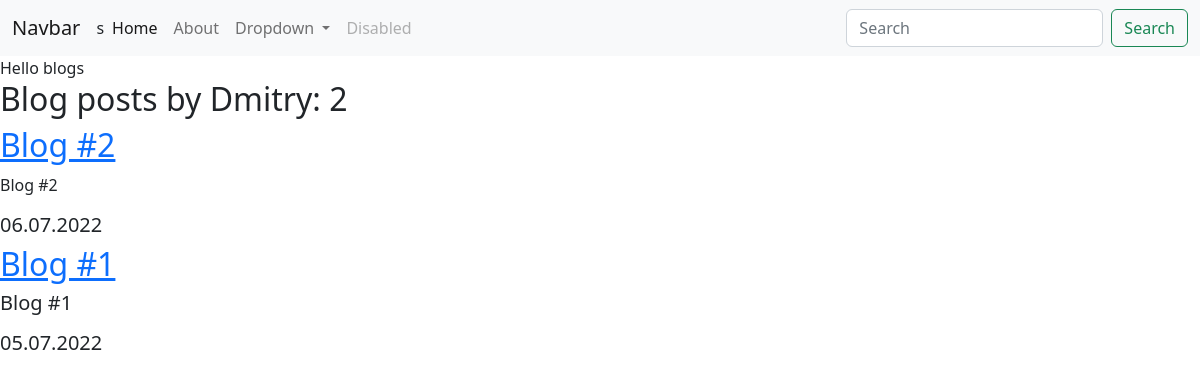
Screenshot of /blog/ with the database file from the repository.
### blog/models.py (models this page shows, shortened)
class Blog(models.Model):
    title = models.TextField(max_length=200)
    description = models.TextField()
    date = models.DateField()

### blog/views.py (the view)
# urls.py: path('', views.all_blogs, name='all_blogs'),
def all_blogs(request):
    blogs = Blog.objects.order_by('-date')[:10]
    return render(request, 'blog/all_blogs.html', {'blogs': blogs})

### blog/templates/blog/all_blogs.html
{% extends 'portfolio/base.html'%}
{% block content%}
Hello blogs
<h2> Blog post{{blogs.count|pluralize}} by Dmitry: {{blogs.count}}</h2>
{% for blog in blogs %}
<a href="{% url 'blog:detail' blog.id %}"><h2>{{ blog.title }} </h2></a>
<p>{{ blog.description|safe|truncatechars:100 }} </p>
<h5>{{ blog.date|date:'d.m.Y' }}<h5>
{% endfor %}
{% endblock%}

### rows the page displays
Blog: title "Blog #2", description "Blog #2", date "06.07.2022"
Blog: title "Blog #1", description "Blog #1", date "05.07.2022"

### other values shown
{{ blogs.count }} "2"
